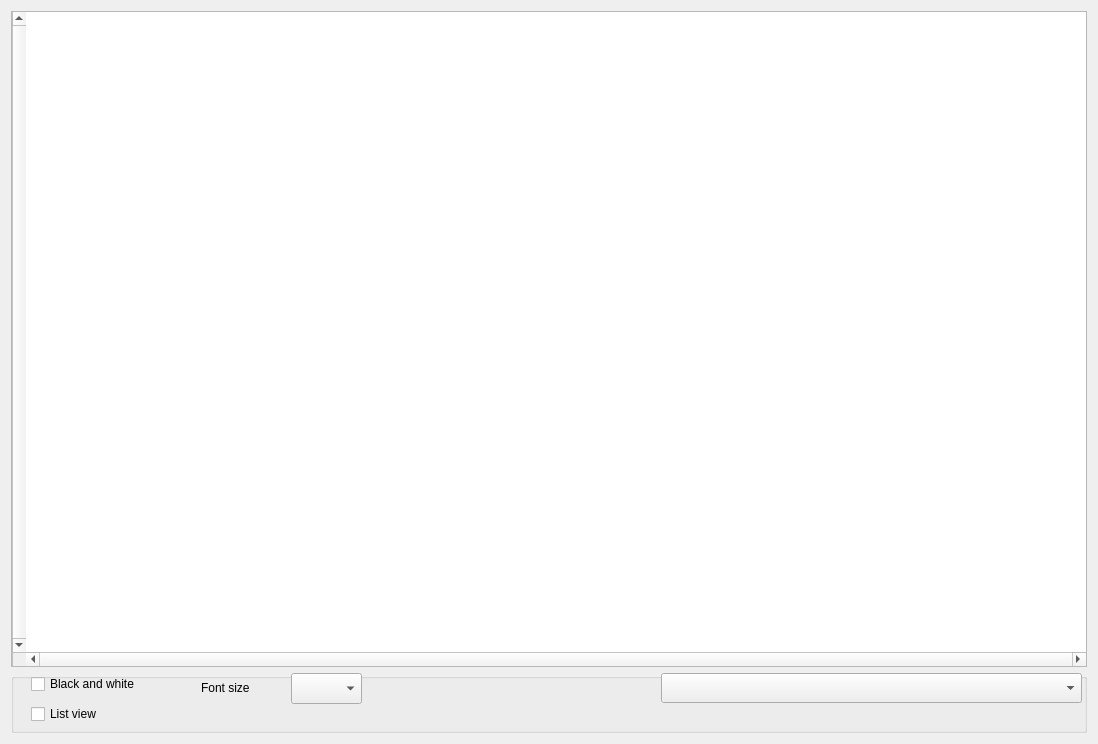
<?xml version="1.0" encoding="UTF-8"?>
<ui version="4.0">
 <class>Dialog_visualiseGraph_original</class>
 <widget class="QDialog" name="Dialog_visualiseGraph_original">
  <property name="geometry">
   <rect>
    <x>0</x>
    <y>0</y>
    <width>1098</width>
    <height>744</height>
   </rect>
  </property>
  <property name="windowTitle">
   <string>Graph Visualisation</string>
  </property>
  <layout class="QGridLayout" name="gridLayout">
   <item row="0" column="0">
    <widget class="QGraphicsView" name="graphicsView">
     <property name="layoutDirection">
      <enum>Qt::RightToLeft</enum>
     </property>
     <property name="verticalScrollBarPolicy">
      <enum>Qt::ScrollBarAlwaysOn</enum>
     </property>
     <property name="horizontalScrollBarPolicy">
      <enum>Qt::ScrollBarAlwaysOn</enum>
     </property>
    </widget>
   </item>
   <item row="1" column="0">
    <widget class="QGroupBox" name="groupBox_2">
     <property name="minimumSize">
      <size>
       <width>0</width>
       <height>60</height>
      </size>
     </property>
     <property name="title">
      <string/>
     </property>
     <widget class="QCheckBox" name="checkBox_blackandwhite">
      <property name="geometry">
       <rect>
        <x>20</x>
        <y>0</y>
        <width>191</width>
        <height>22</height>
       </rect>
      </property>
      <property name="text">
       <string>Black and white</string>
      </property>
     </widget>
     <widget class="QComboBox" name="comboBox">
      <property name="geometry">
       <rect>
        <x>650</x>
        <y>0</y>
        <width>421</width>
        <height>30</height>
       </rect>
      </property>
     </widget>
     <widget class="QCheckBox" name="checkBox_listview">
      <property name="geometry">
       <rect>
        <x>20</x>
        <y>30</y>
        <width>141</width>
        <height>22</height>
       </rect>
      </property>
      <property name="text">
       <string>List view</string>
      </property>
     </widget>
     <widget class="QComboBox" name="comboBox_fontsize">
      <property name="geometry">
       <rect>
        <x>280</x>
        <y>0</y>
        <width>71</width>
        <height>31</height>
       </rect>
      </property>
     </widget>
     <widget class="QLabel" name="label">
      <property name="geometry">
       <rect>
        <x>190</x>
        <y>6</y>
        <width>81</width>
        <height>17</height>
       </rect>
      </property>
      <property name="layoutDirection">
       <enum>Qt::RightToLeft</enum>
      </property>
      <property name="text">
       <string>Font size</string>
      </property>
     </widget>
    </widget>
   </item>
  </layout>
 </widget>
 <tabstops>
  <tabstop>graphicsView</tabstop>
  <tabstop>checkBox_blackandwhite</tabstop>
  <tabstop>checkBox_listview</tabstop>
  <tabstop>comboBox_fontsize</tabstop>
  <tabstop>comboBox</tabstop>
 </tabstops>
 <resources/>
 <connections/>
</ui>
